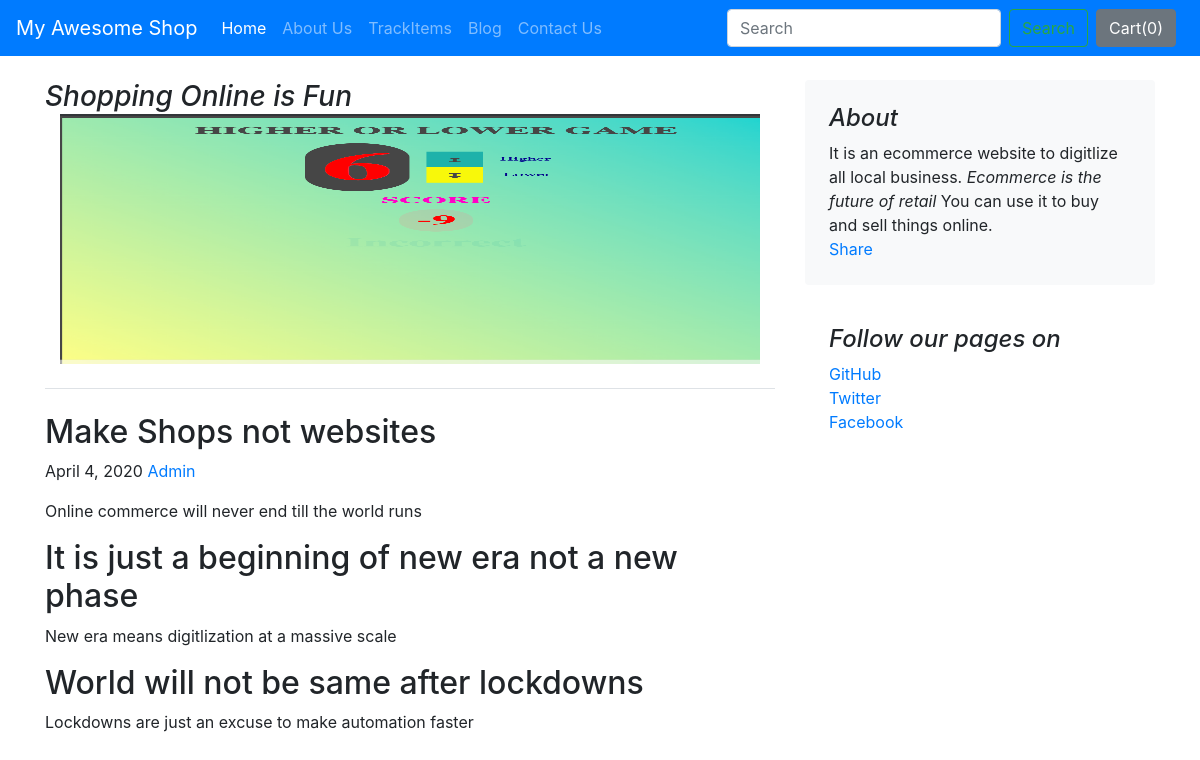
The app's page /blog/blogpost/2 with its own data.
### blog/models.py (models this page shows)
class Blogpost(models.Model):
    post_id = models.AutoField(primary_key=True)
    title = models.CharField(max_length=50)
    head0 = models.CharField(max_length=500, default="")
    chead0 = models.CharField(max_length=5000, default="")
    head1 = models.CharField(max_length=500, default="")
    chead1 = models.CharField(max_length=5000, default="")
    head2 = models.CharField(max_length=500, default="")
    chead2 = models.CharField(max_length=5000, default="")
    pub_date = models.DateField()
    thumbnail = models.ImageField(upload_to="shop/images", default="")

### blog/views.py (the view)
# urls.py: path("blogpost/<int:id>", views.blogpost ,name="blogPost")
def blogpost(request,id):
    post = Blogpost.objects.filter(post_id = id)[0]
    print(post)
    return render(request,'blog/blogpost.html',
                  {'post':post})

### blog/templates/blog/blogpost.html (shortened to what this page needs)
{% extends 'shop/basic.html' %}
{% block body %}
<div class="container">
<div class="row mt-4">
    <div class="col-md-8 blog-main">
      <h3 class="pb-4 mb-4 font-italic border-bottom">
        {{post.title}}
          <div class="col-auto d-none d-lg-block">
          <img src='/media/{{post.thumbnail}}' class="bd-placeholder-img" width="100%" height="250"
                aria-label="Placeholder: Thumbnail"/>
        </div>
      </h3>
      <div class="blog-post">
        <h2 class="blog-post-title">{{post.head0}}</h2>
        <p class="blog-post-meta">{{post.pub_date}} <a href="#">Admin</a></p>
       <p>{{post.chead0}}</p>
        <h2>{{post.head1}}</h2>
            <p>{{post.chead1}}</p>
         <h2>{{post.head2}}</h2>
            <p>{{post.chead2}}</p>
      </div>
    </div>
    <aside class="col-md-4 blog-sidebar">
      <div class="p-4 mb-3 bg-light rounded">
        <h4 class="font-italic">About</h4>
        <p class="mb-0">It is an ecommerce website to digitlize all local business. <em>Ecommerce is the future of retail</em> You can use it to buy and sell things online.</p>
      <div class="fb-share-button" data-href="http://127.0.0.1:8000/blog/blogpost/{{post.post_id}}" data-layout="button_count" data-size="large"><a target="_blank" href="https://www.facebook.com/sharer/sharer.php?u=http%3A%2F%2F127.0.0.1%3A8000%2Fblog%2Fblogpost%2F1&amp;src=sdkpreparse" class="fb-xfbml-parse-ignore">Share</a></div>
      </div>
      <div class="p-4">
        <h4 class="font-italic">Follow our pages on</h4>
        <ol class="list-unstyled">
          <li><a href="#">GitHub</a></li>
          <li><a href="#">Twitter</a></li>
          <li><a href="#">Facebook</a></li>
        </ol>
      </div>
    </aside>
     </div>
</div>
{% endblock %}

### shop/templates/shop/basic.html (shortened to what this page needs)
<!doctype html>
<html lang="en">
<head>
  <link rel="stylesheet" href="https://stackpath.bootstrapcdn.com/bootstrap/4.4.1/css/bootstrap.min.css">
</head>
<body>
<nav class="navbar navbar-expand-lg navbar-dark bg-primary">
  <a class="navbar-brand" href="/shop">My Awesome Shop</a>
  <div class="collapse navbar-collapse" id="navbarSupportedContent">
    <ul class="navbar-nav mr-auto">
      <li class="nav-item active">
        <a class="nav-link" href="/shop">Home <span class="sr-only">(current)</span></a>
      </li>
      <li class="nav-item">
        <a class="nav-link" href="/shop/about">About Us</a>
      </li>
       <li class="nav-item">
        <a class="nav-link" href="/shop/tracker">TrackItems</a>
      </li>
       <li class="nav-item">
        <a class="nav-link" href="/blog">Blog</a>
      </li>
      <li class="nav-item">
        <a class="nav-link" href="/shop/contact">Contact Us</a>
      </li>
    </ul>
    <form method="get" action="/shop/search/" class="form-inline my-2 my-lg-0">
      <input class="form-control mr-sm-2" type="search" placeholder="Search" aria-label="Search"
      name="search" id="search">
      <button class="btn btn-outline-success my-2 my-sm-0" type="submit">Search</button>
    </form>
    <button type="button" class="btn btn-secondary mx-2" id="popcart" data-container="body" data-toggle="popover" data-placement="bottom"
            data-html = "true" data-content="Vivamus
sagittis lacus vel augue laoreet rutrum faucibus.">
Cart(<span id="cart">0</span>)
</button>
  </div>
</nav>
{% block body %} {% endblock %}
</body>
</html>

### records on screen
Blogpost: title "Shopping Online is Fun", thumbnail (picture), head0 "Make Shops not websites", pub_date "April 4, 2020", chead0 "Online commerce will never end till the world runs", head1 "It is just a beginning of new era not a new phase", chead1 "New era means digitlization at a massive scale", head2 "World will not be same after lockdowns", chead2 "Lockdowns are just an excuse to make automation faster"
